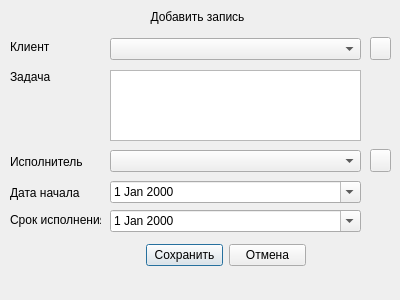
<?xml version="1.0" encoding="UTF-8"?>
<ui version="4.0">
 <class>dbDialog</class>
 <widget class="QDialog" name="dbDialog">
  <property name="windowModality">
   <enum>Qt::WindowModal</enum>
  </property>
  <property name="geometry">
   <rect>
    <x>0</x>
    <y>0</y>
    <width>400</width>
    <height>300</height>
   </rect>
  </property>
  <property name="minimumSize">
   <size>
    <width>400</width>
    <height>300</height>
   </size>
  </property>
  <property name="maximumSize">
   <size>
    <width>400</width>
    <height>300</height>
   </size>
  </property>
  <property name="windowTitle">
   <string/>
  </property>
  <widget class="QLabel" name="label">
   <property name="geometry">
    <rect>
     <x>107</x>
     <y>9</y>
     <width>181</width>
     <height>16</height>
    </rect>
   </property>
   <property name="styleSheet">
    <string notr="true">font: 75 12pt &quot;MS Shell Dlg 2&quot;;</string>
   </property>
   <property name="text">
    <string>Добавить запись</string>
   </property>
   <property name="alignment">
    <set>Qt::AlignCenter</set>
   </property>
  </widget>
  <widget class="QLabel" name="label_2">
   <property name="geometry">
    <rect>
     <x>10</x>
     <y>40</y>
     <width>47</width>
     <height>13</height>
    </rect>
   </property>
   <property name="text">
    <string>Клиент</string>
   </property>
  </widget>
  <widget class="QLabel" name="label_3">
   <property name="geometry">
    <rect>
     <x>10</x>
     <y>70</y>
     <width>47</width>
     <height>13</height>
    </rect>
   </property>
   <property name="text">
    <string>Задача</string>
   </property>
  </widget>
  <widget class="QLabel" name="label_4">
   <property name="geometry">
    <rect>
     <x>10</x>
     <y>154</y>
     <width>81</width>
     <height>16</height>
    </rect>
   </property>
   <property name="text">
    <string>Исполнитель</string>
   </property>
  </widget>
  <widget class="QLabel" name="label_5">
   <property name="geometry">
    <rect>
     <x>10</x>
     <y>185</y>
     <width>91</width>
     <height>16</height>
    </rect>
   </property>
   <property name="text">
    <string>Дата начала</string>
   </property>
  </widget>
  <widget class="QLabel" name="label_6">
   <property name="geometry">
    <rect>
     <x>10</x>
     <y>212</y>
     <width>91</width>
     <height>16</height>
    </rect>
   </property>
   <property name="text">
    <string>Срок исполнения</string>
   </property>
  </widget>
  <widget class="QComboBox" name="customerBox">
   <property name="geometry">
    <rect>
     <x>110</x>
     <y>38</y>
     <width>251</width>
     <height>22</height>
    </rect>
   </property>
  </widget>
  <widget class="QTextEdit" name="taskEdit">
   <property name="geometry">
    <rect>
     <x>110</x>
     <y>70</y>
     <width>251</width>
     <height>71</height>
    </rect>
   </property>
  </widget>
  <widget class="QComboBox" name="executorBox">
   <property name="geometry">
    <rect>
     <x>110</x>
     <y>150</y>
     <width>251</width>
     <height>22</height>
    </rect>
   </property>
  </widget>
  <widget class="QDateEdit" name="dateEditIn">
   <property name="geometry">
    <rect>
     <x>110</x>
     <y>181</y>
     <width>251</width>
     <height>22</height>
    </rect>
   </property>
   <property name="calendarPopup">
    <bool>true</bool>
   </property>
  </widget>
  <widget class="QDateEdit" name="dateEditOut">
   <property name="geometry">
    <rect>
     <x>110</x>
     <y>210</y>
     <width>251</width>
     <height>22</height>
    </rect>
   </property>
   <property name="calendarPopup">
    <bool>true</bool>
   </property>
  </widget>
  <widget class="QWidget" name="horizontalLayoutWidget">
   <property name="geometry">
    <rect>
     <x>146</x>
     <y>240</y>
     <width>160</width>
     <height>31</height>
    </rect>
   </property>
   <layout class="QHBoxLayout" name="horizontalLayout">
    <item>
     <widget class="QPushButton" name="saveButton">
      <property name="text">
       <string>Сохранить</string>
      </property>
     </widget>
    </item>
    <item>
     <widget class="QPushButton" name="cancelButton">
      <property name="text">
       <string>Отмена</string>
      </property>
     </widget>
    </item>
   </layout>
  </widget>
  <widget class="QPushButton" name="addCustomerButton">
   <property name="geometry">
    <rect>
     <x>370</x>
     <y>37</y>
     <width>21</width>
     <height>23</height>
    </rect>
   </property>
   <property name="text">
    <string/>
   </property>
   <property name="icon">
    <iconset>
     <normaloff>../icons/add48.png</normaloff>../icons/add48.png</iconset>
   </property>
  </widget>
  <widget class="QPushButton" name="addExecutorButton">
   <property name="geometry">
    <rect>
     <x>370</x>
     <y>149</y>
     <width>21</width>
     <height>23</height>
    </rect>
   </property>
   <property name="text">
    <string/>
   </property>
   <property name="icon">
    <iconset>
     <normaloff>../icons/add48.png</normaloff>../icons/add48.png</iconset>
   </property>
  </widget>
 </widget>
 <resources/>
 <connections/>
</ui>
